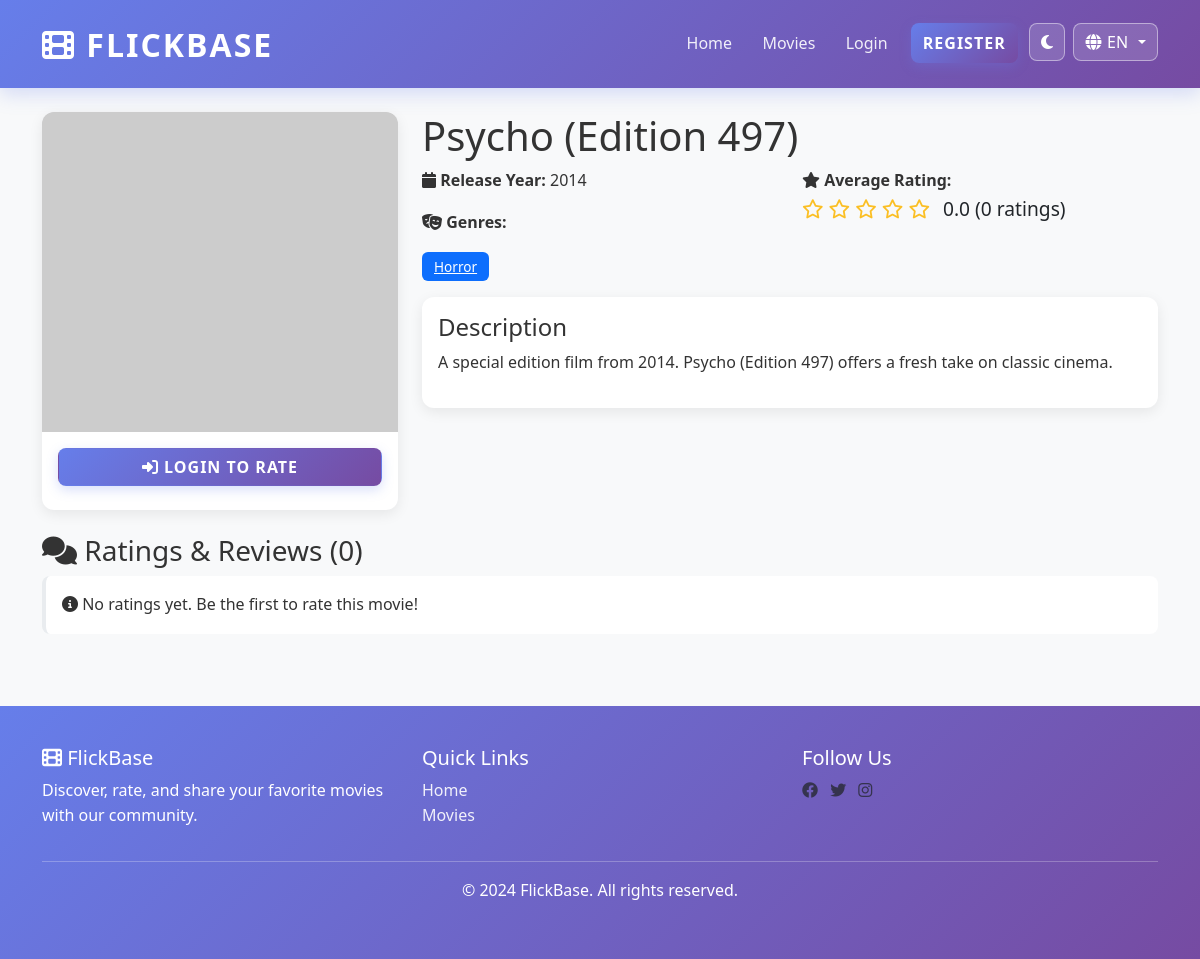
Page /movie/998 on the committed database.
### app/models.py (models this page shows, shortened)
class Movie(db.Model):
    __tablename__ = 'movies'
    id = db.Column(db.Integer, primary_key=True)
    title = db.Column(db.String(255), nullable=False, index=True)
    description = db.Column(db.Text, nullable=False)
    year = db.Column(db.Integer, nullable=False, index=True)
    poster_url = db.Column(db.String(500), nullable=True)  # URL to poster image
    tmdb_id = db.Column(db.Integer, nullable=True, unique=True, index=True)  # For TMDB API integration
    created_at = db.Column(db.DateTime, default=utcnow, index=True)
    updated_at = db.Column(db.DateTime, default=utcnow, onupdate=utcnow)
    ratings = db.relationship('Rating', backref='movie', lazy=True, cascade='all, delete-orphan')
    watchlist = db.relationship('Watchlist', backref='movie', lazy=True, cascade='all, delete-orphan')
    def get_average_rating_db(self):
        avg = db.session.query(func.avg(Rating.rating)).filter_by(movie_id=self.id).scalar()
        return round(avg, 2) if avg else 0

class Genre(db.Model):
    __tablename__ = 'genres'
    id = db.Column(db.Integer, primary_key=True)
    name = db.Column(db.String(50), unique=True, nullable=False, index=True)
    description = db.Column(db.Text, nullable=True)
    created_at = db.Column(db.DateTime, default=utcnow)
    movies = db.relationship('Movie', secondary=movie_genre, backref=db.backref('genres', lazy='select'))

### app/routes/movie.py (the view, shortened to what this page needs)
@movie_bp.route('/movie/<int:movie_id>')
def movie_detail(movie_id):
    movie = db.get_or_404(Movie, movie_id)
    ratings = Rating.query.filter_by(movie_id=movie_id).order_by(
        Rating.created_at.desc()
    ).all()
    user_rating = None
    in_watchlist = False
    avg_rating = movie.get_average_rating_db()
    rating_count = len(ratings)
    return render_template('movies/detail.html',
                         movie=movie,
                         ratings=ratings,
                         user_rating=user_rating,
                         in_watchlist=in_watchlist,
                         avg_rating=avg_rating,
                         rating_count=rating_count)

### app/i18n.py (called while the page is built)
def get_current_language():
    selected = session.get('lang')
    return selected if selected in SUPPORTED_LANGUAGES else 'en'

def translate(key, lang=None):
    current_lang = lang or get_current_language()
    entry = TRANSLATIONS.get(key, {})
    return entry.get(current_lang) or entry.get('en') or key

def localize_text(value, lang=None):
    if value is None:
        return ''
    if not isinstance(value, str):
        return value
    try:
        payload = json.loads(value)
    except Exception:
        return value
    if isinstance(payload, dict):
        current_lang = lang or get_current_language()
        return payload.get(current_lang) or payload.get('en') or next(iter(payload.values()), value)
    return value

### app/templates/movies/detail.html (shortened to what this page needs)
{% extends "base.html" %}
{% block content %}
<div class="row mb-4">
    <div class="col-md-4">
        <div class="card movie-card sticky-top">
            <div class="movie-poster">
                {% if movie.poster_url %}
                    <img src="{{ movie.poster_url }}" alt="{{ movie.title }}">
                {% else %}
                    <div class="w-100 h-100 d-flex align-items-center justify-content-center bg-light">
                        <i class="fas fa-image fa-5x text-muted"></i>
                    </div>
                {% endif %}
            </div>
            <div class="card-body text-center">
                {% if current_user.is_authenticated %}
                    {% if in_watchlist %}
                    <button class="btn btn-danger w-100 mb-2" onclick="removeFromWatchlist({{ movie.id }})">
                        <i class="fas fa-bookmark"></i> {{ t('detail.remove_watchlist') }}
                    </button>
                    {% else %}
                    <button class="btn btn-primary w-100 mb-2" onclick="addToWatchlist({{ movie.id }})">
                        <i class="fas fa-bookmark"></i> {{ t('detail.add_watchlist') }}
                    </button>
                    {% endif %}
                    {% if user_rating %}
                    <a href="{{ url_for('movie.rate_movie', movie_id=movie.id) }}" class="btn btn-outline-primary w-100 mb-2">
                        <i class="fas fa-edit"></i> {{ t('detail.update_rating') }}
                    </a>
                    {% else %}
                    <a href="{{ url_for('movie.rate_movie', movie_id=movie.id) }}" class="btn btn-success w-100 mb-2">
                        <i class="fas fa-star"></i> {{ t('detail.rate_movie') }}
                    </a>
                    {% endif %}
                {% else %}
                    <a href="{{ url_for('auth.login') }}" class="btn btn-primary w-100 mb-2">
                        <i class="fas fa-sign-in-alt"></i> {{ t('detail.login_rate') }}
                    </a>
                {% endif %}
            </div>
        </div>
    </div>
    <div class="col-md-8">
        <h1>{{ movie.title }}</h1>
        <div class="row mb-3">
            <div class="col-md-6">
                <p><strong><i class="fas fa-calendar"></i> {{ t('detail.release_year') }}:</strong> {{ movie.year }}</p>
                <p><strong><i class="fas fa-theater-masks"></i> {{ t('detail.genres') }}:</strong></p>
                <div>
                    {% for genre in movie.genres %}
                    <a href="{{ url_for('movie.movies', genre=genre.id) }}" class="badge badge-custom bg-primary">
                        {{ genre.name }}
                    </a>
                    {% endfor %}
                </div>
            </div>
            <div class="col-md-6">
                <p>
                    <strong><i class="fas fa-star"></i> {{ t('detail.avg_rating') }}:</strong><br>
                    <span class="rating-stars">
                        {% for i in range(1, 6) %}
                            {% if i <= avg_rating %}
                                <i class="fas fa-star"></i>
                            {% elif i - avg_rating < 1 %}
                                <i class="fas fa-star-half-alt"></i>
                            {% else %}
                                <i class="far fa-star"></i>
                            {% endif %}
                        {% endfor %}
                        <span class="ms-2 text-body">{{ "%.1f"|format(avg_rating) }} ({{ rating_count }} {{ t('detail.ratings_count') }})</span>
                    </span>
                </p>
            </div>
        </div>
        <div class="card mb-4">
            <div class="card-body">
                <h4>{{ t('detail.description') }}</h4>
                <p>{{ localize_text(movie.description) }}</p>
            </div>
        </div>
    </div>
</div>
<div class="row">
    <div class="col-md-12">
        <h3><i class="fas fa-comments"></i> {{ t('detail.ratings_reviews') }} ({{ rating_count }})</h3>
        {% if ratings %}
        <div class="row">
            {% for rating in ratings[:10] %}
            <div class="col-md-6 mb-3">
                <div class="card">
                    <div class="card-body">
                        <div class="d-flex justify-content-between">
                            <h6 class="card-title">{{ rating.user.username }}</h6>
                            <div class="rating-stars">
                                {% for i in range(1, 6) %}
                                    {% if i <= rating.rating %}<i class="fas fa-star"></i>{% else %}<i class="far fa-star"></i>{% endif %}
                                {% endfor %}
                            </div>
                        </div>
                        {% if rating.review %}
                        <p class="card-text">{{ rating.review }}</p>
                        {% endif %}
                        <small class="text-muted">{{ rating.created_at.strftime('%B %d, %Y') }}</small>
                    </div>
                </div>
            </div>
            {% endfor %}
        </div>
        {% else %}
        <div class="alert alert-info">
            <i class="fas fa-info-circle"></i> {{ t('detail.no_ratings') }}
        </div>
        {% endif %}
    </div>
</div>
{% endblock %}

### app/static/css/dark-mode.css (style rules this page uses)
:root { --theme-accent: #667eea; --theme-accent-2: #764ba2; --theme-danger: #e74c3c; --theme-warning: #fbbf24; --theme-success: #48bb78; }
html[data-bs-theme="light"] { --app-bg: #f8f9fa; --app-text: #333333; --app-surface: #ffffff; --app-border: #e9ecef; --app-muted: #6c757d; --app-navbar: linear-gradient(135deg, #667eea 0%, #764ba2 100%); }
html[data-bs-theme] body { background-color: var(--app-bg); color: var(--app-text); }
html[data-bs-theme] .card, html[data-bs-theme] .dropdown-menu, html[data-bs-theme] .modal-content, html[data-bs-theme] .list-group-item, html[data-bs-theme] .table, html[data-bs-theme] .alert { background-color: var(--app-surface); color: var(--app-text); border-color: var(--app-border); }

### app/templates/base.html (style rules this page uses)
:root { --primary-color: #667eea; --secondary-color: #764ba2; --success-color: #48bb78; --danger-color: #e74c3c; --warning-color: #fbbf24; --info-color: #4299e1; }
body { font-family: 'Segoe UI', Tahoma, Geneva, Verdana, sans-serif; background-color: #f8f9fa; color: #333333; line-height: 1.6; text-rendering: optimizeLegibility; }
.card { border: none; border-radius: 12px; box-shadow: 0 4px 14px rgba(0, 0, 0, 0.08); transition: transform 0.3s ease, box-shadow 0.3s ease; background-color: #ffffff !important; color: #333333; }
.card-body { color: #333333; }
.movie-card { height: 100%; display: flex; flex-direction: column; }
.movie-poster { height: 320px; background: linear-gradient(135deg, #e9ecef 0%, #f8f9fa 100%); border-radius: 12px 12px 0 0; overflow: hidden; display: flex; align-items: center; justify-content: center; }
.movie-poster img { width: 100%; height: 100%; object-fit: cover; transition: transform 0.25s ease; }
.rating-stars { color: #fbbf24; font-size: 1.2rem; }
.badge-custom { padding: 0.5rem 0.75rem; border-radius: 6px; font-size: 0.85rem; font-weight: 500; }
.btn-primary { background: linear-gradient(135deg, #667eea 0%, #764ba2 100%); border-color: transparent; text-transform: uppercase; font-weight: 600; letter-spacing: 1px; color: white !important; border-radius: 8px; box-shadow: 0 4px 12px rgba(102, 126, 234, 0.25); }
.alert { border: none; border-radius: 8px; margin-bottom: 1.5rem; border-left: 4px solid #E50914; }
.alert-info { background-color: rgba(66, 153, 225, 0.15); color: #60a5fa; border-left-color: #4299e1; }

### rows in the picture
Movie: title "Psycho (Edition 497)", year "2014", description "A special edition film from 2014. Psycho (Edition 497) offers a fresh take on classic cinema."
Genre: name "Horror"

### other values in the picture
{{ t('nav.home') }} "Home"
{{ t('nav.movies') }} "Movies"
{{ t('nav.login') }} "Login"
{{ t('nav.register') }} "REGISTER"
{{ current_lang|upper }} "EN"
{{ t('detail.login_rate') }} "LOGIN TO RATE"
{{ t('detail.release_year') }} "Release Year"
{{ t('detail.genres') }} "Genres"
{{ t('detail.avg_rating') }} "Average Rating"
{{ "%.1f"|format(avg_rating) }} "0.0"
{{ rating_count }} "0"
{{ t('detail.ratings_count') }} "ratings"
{{ t('detail.description') }} "Description"
{{ t('detail.ratings_reviews') }} "Ratings & Reviews"
{{ t('detail.no_ratings') }} "No ratings yet. Be the first to rate this movie!"
